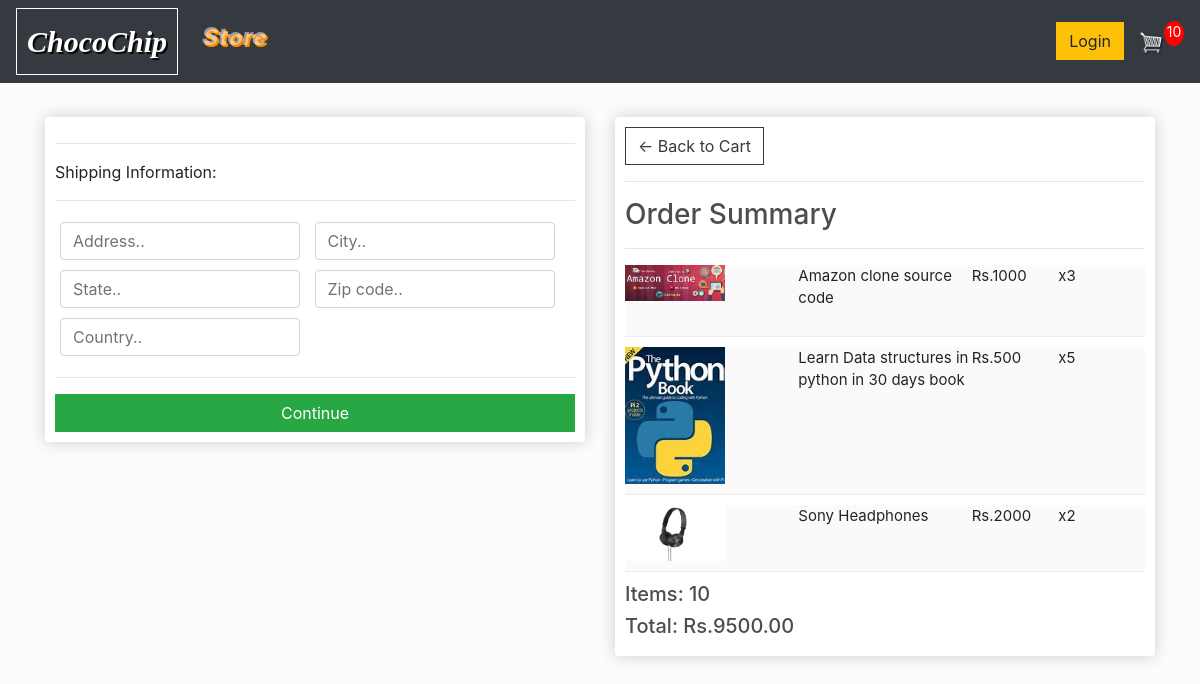
Screenshot of /checkout/ (signed in) with the database file from the repository.
### store/models.py (models this page shows, shortened)
class OrderItem(models.Model):
    product = models.ForeignKey(Product, on_delete=models.SET_NULL, null=True)
    order = models.ForeignKey(Order, on_delete=models.SET_NULL, null=True)
    quantity = models.IntegerField(default=0, null=True, blank=True)
    date_added = models.DateTimeField(auto_now_add=True)
    @property
    def get_total(self):
        total = self.product.price * self.quantity
        return total

class Product(models.Model):
    name = models.CharField(max_length=200)
    price = models.FloatField()
    digital = models.BooleanField(default=False, null=True, blank=True)
    image = models.ImageField(null=True, blank=True)
    @property
    def imageURL(self):
        try:
            url = self.image.url
        except:
            url = ''
        return url

class Order(models.Model):#inheritance(models.Model)
    customer = models.ForeignKey(Customer, on_delete=models.SET_NULL, null=True, blank=True)
    date_ordered = models.DateTimeField(auto_now_add=True)
    complete = models.BooleanField(default=False)
    transaction_id = models.CharField(max_length=100, null=True)
    @property
    def shipping(self):
        shippping = False
        orderitems = self.orderitem_set.all()
        for i in orderitems:
            if i.product.digital == False:
                shippping = True
        return shippping
    @property
    def get_cart_total(self):
            orderitems = self.orderitem_set.all()
            total = sum([item.get_total for item in orderitems])
            return total
    @property
    def get_cart_items(self):
        orderitems = self.orderitem_set.all()
        total = sum([item.quantity for item in orderitems])
        return total

### store/views.py (the view)
# urls.py: path('checkout/', views.checkout, name="checkout"),
def checkout(request):
    data = cartData(request)
    cartItems = data["cartItems"]
    order = data["order"]
    items = data["items"]
    context = {'cartItems': cartItems, 'order': order, 'items': items}
    return render(request, 'store/checkout.html', context)

### store/utils.py (called while the page is built)
def cartData(request):
    if request.user.is_authenticated:
        customer = request.user.customer
        order, created = Order.objects.get_or_create(customer=customer, complete=False)
        items = order.orderitem_set.all()
        cartItems = order.get_cart_items
    else:
        cookieData = cookieCart(request)
        cartItems = cookieData['cartItems']
        order = cookieData['order']
        items = cookieData['items']
    return {'cartItems': cartItems, 'order': order, 'items': items}

### store/templates/store/checkout.html (shortened to what this page needs)
{% extends 'store/main.html' %}
{% load static %}
{% block content %}
     <div class="row">
		<div class="col-lg-6">
			<div class="box-element" id="form-wrapper">
				<form id="form">
					<div id="shipping-info">
						<hr>
						<p>Shipping Information:</p>
						<hr>
						<div class="form-field">
							<input class="form-control" type="text" name="address" placeholder="Address..">
						</div>
						<div class="form-field">
							<input class="form-control" type="text" name="city" placeholder="City..">
						</div>
						<div class="form-field">
							<input class="form-control" type="text" name="state" placeholder="State..">
						</div>
						<div class="form-field">
							<input class="form-control" type="text" name="zipcode" placeholder="Zip code..">
						</div>
						<div class="form-field">
							<input class="form-control" type="text" name="country" placeholder="Country..">
						</div>
					</div>
					<hr>
					<input id="form-button" class="btn btn-success btn-block" type="submit" value="Continue">
				</form>
			</div>
			<br>
		</div>
		<div class="col-lg-6">
			<div class="box-element">
				<a  class="btn btn-outline-dark" href="{% url 'cart' %}">&#x2190; Back to Cart</a>
				<hr>
				<h3>Order Summary</h3>
				<hr>
				{% for item in items %}
				<div class="cart-row">
					<div style="flex:2"><img class="row-image" src="{{item.product.imageURL}}"></div>
					<div style="flex:2"><p>{{item.product.name}}</p></div>
					<div style="flex:1"><p>Rs.{{item.product.price|floatformat}}</p></div>
					<div style="flex:1"><p>x{{item.quantity}}</p></div>
				</div>
				{% endfor %}
				<h5>Items:   {{order.get_cart_items}}</h5>
				<h5>Total:  Rs.{{order.get_cart_total|floatformat:2}}</h5>
			</div>
		</div>
	</div>
{% endblock content %}

### static/css/main.css (style rules this page uses)
body { background-color: hsl(0, 0%, 99%); }
h1,h2,h3,h4,h5,h6 { color:hsl(0, 0%, 30%); }
.box-element { box-shadow:hsl(0, 0%, 80%) 0 0 16px; background-color: #fff; border-radius: 4px; padding: 10px; }
.col-lg-4, .col-lg-6, .col-lg-8, .col-lg-12 { margin-top: 10px; }
.btn { border-radius: 0; }
.row-image { width: 100px; }
.form-field { width:250px; display: inline-block; padding: 5px; }
.cart-row { background-color: hsl(0, 0%, 98%); font-size: 15px ; display: flex; align-items: flex-stretch; padding-bottom: 10px; margin-bottom: 10px; border-bottom: 1px solid #ececec; }

### rows the page displays
OrderItem: product.imageURL (picture), product.name "Amazon clone source code", product.price "1000", quantity "3"
OrderItem: product.imageURL (picture), product.name "Learn Data structures in python in 30 days book", product.price "500", quantity "5"
OrderItem: product.imageURL (picture), product.name "Sony Headphones", product.price "2000", quantity "2"
Order: get_cart_items "10", get_cart_total "9500.00"

### other values shown
{{ cartItems }} "10"
